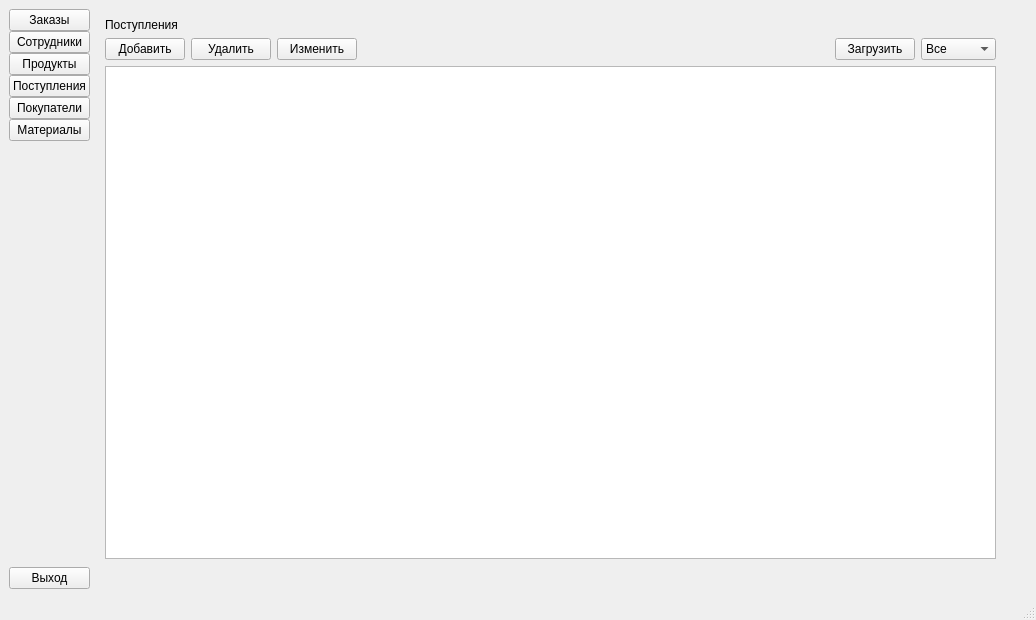
<?xml version="1.0" encoding="UTF-8"?>
<ui version="4.0">
 <class>MainWindow</class>
 <widget class="QMainWindow" name="MainWindow">
  <property name="geometry">
   <rect>
    <x>0</x>
    <y>0</y>
    <width>1036</width>
    <height>620</height>
   </rect>
  </property>
  <property name="windowTitle">
   <string>Информационная система для молочного комбината</string>
  </property>
  <widget class="QWidget" name="main_layout">
   <property name="enabled">
    <bool>true</bool>
   </property>
   <layout class="QHBoxLayout" name="horizontalLayout">
    <item>
     <layout class="QVBoxLayout" name="buttons">
      <property name="spacing">
       <number>0</number>
      </property>
      <item>
       <widget class="QPushButton" name="orders_but">
        <property name="text">
         <string>Заказы</string>
        </property>
        <property name="checkable">
         <bool>true</bool>
        </property>
        <property name="autoExclusive">
         <bool>true</bool>
        </property>
       </widget>
      </item>
      <item>
       <widget class="QPushButton" name="employees_but">
        <property name="text">
         <string>Сотрудники</string>
        </property>
        <property name="checkable">
         <bool>true</bool>
        </property>
        <property name="autoExclusive">
         <bool>true</bool>
        </property>
       </widget>
      </item>
      <item>
       <widget class="QPushButton" name="products_but">
        <property name="text">
         <string>Продукты</string>
        </property>
        <property name="checkable">
         <bool>true</bool>
        </property>
        <property name="autoExclusive">
         <bool>true</bool>
        </property>
       </widget>
      </item>
      <item>
       <widget class="QPushButton" name="product_batches_but">
        <property name="text">
         <string>Поступления</string>
        </property>
        <property name="checkable">
         <bool>true</bool>
        </property>
        <property name="autoExclusive">
         <bool>true</bool>
        </property>
       </widget>
      </item>
      <item>
       <widget class="QPushButton" name="customers_but">
        <property name="text">
         <string>Покупатели</string>
        </property>
        <property name="checkable">
         <bool>true</bool>
        </property>
        <property name="autoExclusive">
         <bool>true</bool>
        </property>
       </widget>
      </item>
      <item>
       <widget class="QPushButton" name="materials_but">
        <property name="text">
         <string>Материалы</string>
        </property>
        <property name="checkable">
         <bool>true</bool>
        </property>
        <property name="autoExclusive">
         <bool>true</bool>
        </property>
       </widget>
      </item>
      <item>
       <spacer name="verticalSpacer">
        <property name="orientation">
         <enum>Qt::Orientation::Vertical</enum>
        </property>
        <property name="sizeHint" stdset="0">
         <size>
          <width>20</width>
          <height>40</height>
         </size>
        </property>
       </spacer>
      </item>
      <item>
       <widget class="QPushButton" name="exit_but">
        <property name="text">
         <string>Выход</string>
        </property>
       </widget>
      </item>
     </layout>
    </item>
    <item>
     <widget class="QWidget" name="menu" native="true">
      <property name="enabled">
       <bool>true</bool>
      </property>
      <property name="sizePolicy">
       <sizepolicy hsizetype="Expanding" vsizetype="Expanding">
        <horstretch>0</horstretch>
        <verstretch>0</verstretch>
       </sizepolicy>
      </property>
      <layout class="QGridLayout" name="gridLayout">
       <property name="sizeConstraint">
        <enum>QLayout::SizeConstraint::SetNoConstraint</enum>
       </property>
       <item row="0" column="0">
        <widget class="QStackedWidget" name="stackedWidget">
         <property name="sizePolicy">
          <sizepolicy hsizetype="Expanding" vsizetype="Expanding">
           <horstretch>0</horstretch>
           <verstretch>0</verstretch>
          </sizepolicy>
         </property>
         <property name="currentIndex">
          <number>1</number>
         </property>
         <widget class="QWidget" name="orders">
          <property name="sizePolicy">
           <sizepolicy hsizetype="Expanding" vsizetype="Expanding">
            <horstretch>0</horstretch>
            <verstretch>0</verstretch>
           </sizepolicy>
          </property>
          <widget class="QWidget" name="layoutWidget">
           <property name="geometry">
            <rect>
             <x>0</x>
             <y>-3</y>
             <width>901</width>
             <height>541</height>
            </rect>
           </property>
           <layout class="QVBoxLayout" name="verticalLayout_5">
            <item>
             <widget class="QLabel" name="label_3">
              <property name="text">
               <string>Заказы</string>
              </property>
             </widget>
            </item>
            <item>
             <layout class="QHBoxLayout" name="horizontalLayout_6">
              <item>
               <widget class="QPushButton" name="order_add">
                <property name="text">
                 <string>Добавить</string>
                </property>
               </widget>
              </item>
              <item>
               <widget class="QPushButton" name="order_change">
                <property name="text">
                 <string>Изменить</string>
                </property>
               </widget>
              </item>
              <item>
               <spacer name="horizontalSpacer_5">
                <property name="orientation">
                 <enum>Qt::Orientation::Horizontal</enum>
                </property>
                <property name="sizeHint" stdset="0">
                 <size>
                  <width>40</width>
                  <height>20</height>
                 </size>
                </property>
               </spacer>
              </item>
              <item>
               <widget class="QPushButton" name="order_load">
                <property name="text">
                 <string>Загрузить</string>
                </property>
               </widget>
              </item>
              <item>
               <widget class="QComboBox" name="order_load_filter_combo">
                <item>
                 <property name="text">
                  <string>Все</string>
                 </property>
                </item>
                <item>
                 <property name="text">
                  <string>Активные заказы</string>
                 </property>
                </item>
                <item>
                 <property name="text">
                  <string>Закрытые</string>
                 </property>
                </item>
               </widget>
              </item>
             </layout>
            </item>
            <item>
             <widget class="QListView" name="order_list"/>
            </item>
           </layout>
          </widget>
         </widget>
         <widget class="QWidget" name="product_batches">
          <widget class="QWidget" name="layoutWidget">
           <property name="geometry">
            <rect>
             <x>0</x>
             <y>0</y>
             <width>891</width>
             <height>541</height>
            </rect>
           </property>
           <layout class="QVBoxLayout" name="verticalLayout_3">
            <item>
             <widget class="QLabel" name="label_4">
              <property name="text">
               <string>Поступления</string>
              </property>
             </widget>
            </item>
            <item>
             <layout class="QHBoxLayout" name="horizontalLayout_4">
              <item>
               <widget class="QPushButton" name="product_batches_add">
                <property name="text">
                 <string>Добавить</string>
                </property>
               </widget>
              </item>
              <item>
               <widget class="QPushButton" name="product_batches_delete">
                <property name="text">
                 <string>Удалить</string>
                </property>
               </widget>
              </item>
              <item>
               <widget class="QPushButton" name="product_batches_change">
                <property name="text">
                 <string>Изменить</string>
                </property>
               </widget>
              </item>
              <item>
               <spacer name="horizontalSpacer_3">
                <property name="orientation">
                 <enum>Qt::Orientation::Horizontal</enum>
                </property>
                <property name="sizeHint" stdset="0">
                 <size>
                  <width>40</width>
                  <height>20</height>
                 </size>
                </property>
               </spacer>
              </item>
              <item>
               <widget class="QPushButton" name="product_batches_load">
                <property name="text">
                 <string>Загрузить</string>
                </property>
               </widget>
              </item>
              <item>
               <widget class="QComboBox" name="product_batches_load_filter_combo">
                <item>
                 <property name="text">
                  <string>Все</string>
                 </property>
                </item>
                <item>
                 <property name="text">
                  <string>Остатки</string>
                 </property>
                </item>
               </widget>
              </item>
             </layout>
            </item>
            <item>
             <widget class="QListView" name="product_batches_list"/>
            </item>
           </layout>
          </widget>
         </widget>
         <widget class="QWidget" name="customers">
          <widget class="QWidget" name="layoutWidget">
           <property name="geometry">
            <rect>
             <x>0</x>
             <y>0</y>
             <width>891</width>
             <height>541</height>
            </rect>
           </property>
           <layout class="QVBoxLayout" name="verticalLayout_2">
            <item>
             <widget class="QLabel" name="label">
              <property name="text">
               <string>Покупатели</string>
              </property>
             </widget>
            </item>
            <item>
             <layout class="QHBoxLayout" name="horizontalLayout_3">
              <item>
               <widget class="QPushButton" name="customer_add">
                <property name="text">
                 <string>Добавить</string>
                </property>
               </widget>
              </item>
              <item>
               <widget class="QPushButton" name="customer_delete">
                <property name="text">
                 <string>Удалить</string>
                </property>
               </widget>
              </item>
              <item>
               <widget class="QPushButton" name="customer_change">
                <property name="text">
                 <string>Изменить</string>
                </property>
               </widget>
              </item>
              <item>
               <spacer name="horizontalSpacer_2">
                <property name="orientation">
                 <enum>Qt::Orientation::Horizontal</enum>
                </property>
                <property name="sizeHint" stdset="0">
                 <size>
                  <width>40</width>
                  <height>20</height>
                 </size>
                </property>
               </spacer>
              </item>
              <item>
               <widget class="QPushButton" name="customer_load">
                <property name="text">
                 <string>Загрузить</string>
                </property>
               </widget>
              </item>
             </layout>
            </item>
            <item>
             <widget class="QListView" name="customer_list"/>
            </item>
           </layout>
          </widget>
         </widget>
         <widget class="QWidget" name="materials">
          <widget class="QWidget" name="layoutWidget">
           <property name="geometry">
            <rect>
             <x>0</x>
             <y>0</y>
             <width>891</width>
             <height>541</height>
            </rect>
           </property>
           <layout class="QVBoxLayout" name="materials_layout">
            <property name="sizeConstraint">
             <enum>QLayout::SizeConstraint::SetDefaultConstraint</enum>
            </property>
            <item>
             <widget class="QLabel" name="label_2">
              <property name="text">
               <string>Материалы</string>
              </property>
             </widget>
            </item>
            <item>
             <layout class="QHBoxLayout" name="material_buttons">
              <item>
               <widget class="QPushButton" name="material_add">
                <property name="text">
                 <string>Добавить</string>
                </property>
               </widget>
              </item>
              <item>
               <widget class="QPushButton" name="material_delete">
                <property name="text">
                 <string>Удалить</string>
                </property>
               </widget>
              </item>
              <item>
               <widget class="QPushButton" name="material_change">
                <property name="text">
                 <string>Изменить</string>
                </property>
               </widget>
              </item>
              <item>
               <spacer name="horizontal_spacer">
                <property name="orientation">
                 <enum>Qt::Orientation::Horizontal</enum>
                </property>
                <property name="sizeHint" stdset="0">
                 <size>
                  <width>40</width>
                  <height>20</height>
                 </size>
                </property>
               </spacer>
              </item>
              <item>
               <widget class="QPushButton" name="material_load">
                <property name="text">
                 <string>Загрузить</string>
                </property>
               </widget>
              </item>
             </layout>
            </item>
            <item>
             <widget class="QListView" name="material_list"/>
            </item>
           </layout>
          </widget>
         </widget>
         <widget class="QWidget" name="bill_of_material">
          <property name="enabled">
           <bool>false</bool>
          </property>
         </widget>
         <widget class="QWidget" name="employee">
          <widget class="QWidget" name="layoutWidget">
           <property name="geometry">
            <rect>
             <x>0</x>
             <y>5</y>
             <width>891</width>
             <height>531</height>
            </rect>
           </property>
           <layout class="QVBoxLayout" name="verticalLayout">
            <item>
             <widget class="QLabel" name="title">
              <property name="text">
               <string>Сотрудники</string>
              </property>
             </widget>
            </item>
            <item>
             <layout class="QHBoxLayout" name="horizontalLayout_2">
              <item>
               <widget class="QPushButton" name="employee_add">
                <property name="text">
                 <string>Добавить</string>
                </property>
               </widget>
              </item>
              <item>
               <widget class="QPushButton" name="employee_delete">
                <property name="text">
                 <string>Удалить</string>
                </property>
               </widget>
              </item>
              <item>
               <widget class="QPushButton" name="employee_change">
                <property name="text">
                 <string>Изменить</string>
                </property>
               </widget>
              </item>
              <item>
               <spacer name="horizontalSpacer">
                <property name="orientation">
                 <enum>Qt::Orientation::Horizontal</enum>
                </property>
                <property name="sizeHint" stdset="0">
                 <size>
                  <width>40</width>
                  <height>20</height>
                 </size>
                </property>
               </spacer>
              </item>
              <item>
               <widget class="QPushButton" name="employee_load">
                <property name="text">
                 <string>Загрузить</string>
                </property>
               </widget>
              </item>
             </layout>
            </item>
            <item>
             <widget class="QListView" name="employee_list"/>
            </item>
           </layout>
          </widget>
         </widget>
         <widget class="QWidget" name="products">
          <widget class="QWidget" name="layoutWidget">
           <property name="geometry">
            <rect>
             <x>0</x>
             <y>0</y>
             <width>881</width>
             <height>541</height>
            </rect>
           </property>
           <layout class="QVBoxLayout" name="verticalLayout_4">
            <item>
             <widget class="QLabel" name="label_5">
              <property name="text">
               <string>Продукты</string>
              </property>
             </widget>
            </item>
            <item>
             <layout class="QHBoxLayout" name="horizontalLayout_5">
              <item>
               <widget class="QPushButton" name="product_add">
                <property name="text">
                 <string>Добавить</string>
                </property>
               </widget>
              </item>
              <item>
               <widget class="QPushButton" name="product_delete">
                <property name="text">
                 <string>Удалить</string>
                </property>
               </widget>
              </item>
              <item>
               <widget class="QPushButton" name="product_change">
                <property name="text">
                 <string>Изменить</string>
                </property>
               </widget>
              </item>
              <item>
               <spacer name="horizontalSpacer_4">
                <property name="orientation">
                 <enum>Qt::Orientation::Horizontal</enum>
                </property>
                <property name="sizeHint" stdset="0">
                 <size>
                  <width>40</width>
                  <height>20</height>
                 </size>
                </property>
               </spacer>
              </item>
              <item>
               <widget class="QPushButton" name="product_load">
                <property name="text">
                 <string>Загрузить</string>
                </property>
               </widget>
              </item>
             </layout>
            </item>
            <item>
             <widget class="QListView" name="product_list"/>
            </item>
           </layout>
          </widget>
         </widget>
        </widget>
       </item>
      </layout>
     </widget>
    </item>
   </layout>
  </widget>
  <widget class="QStatusBar" name="statusbar"/>
 </widget>
 <resources/>
 <connections/>
</ui>
